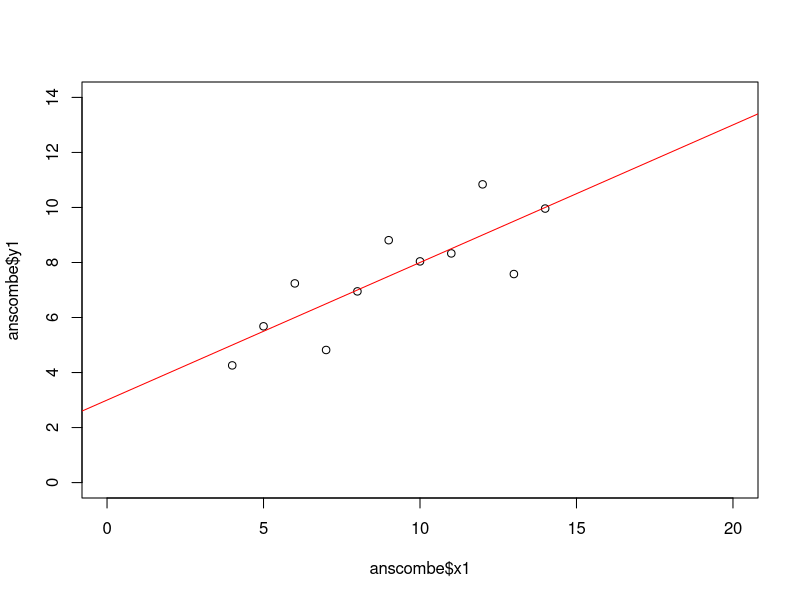
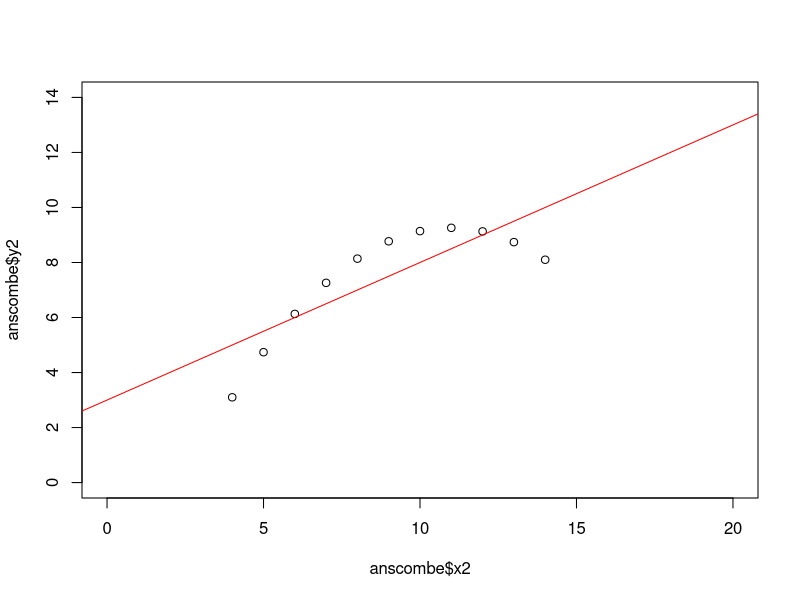
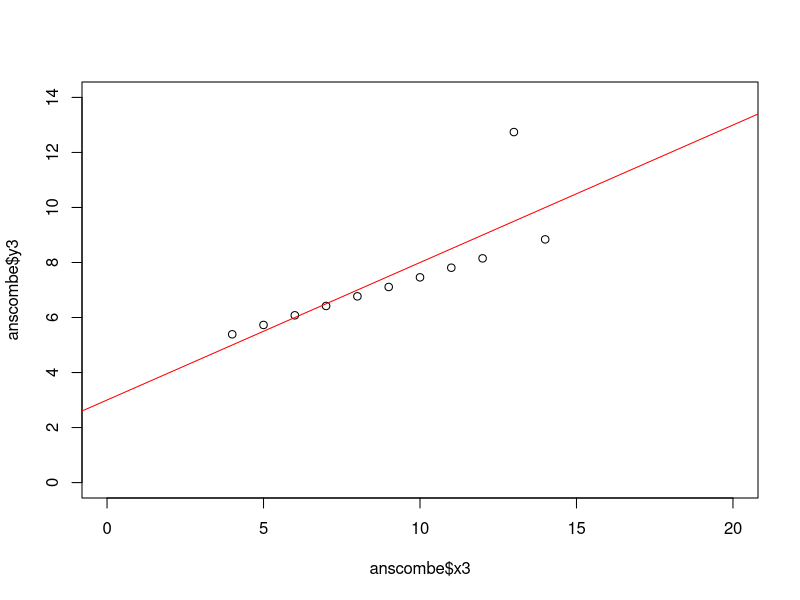
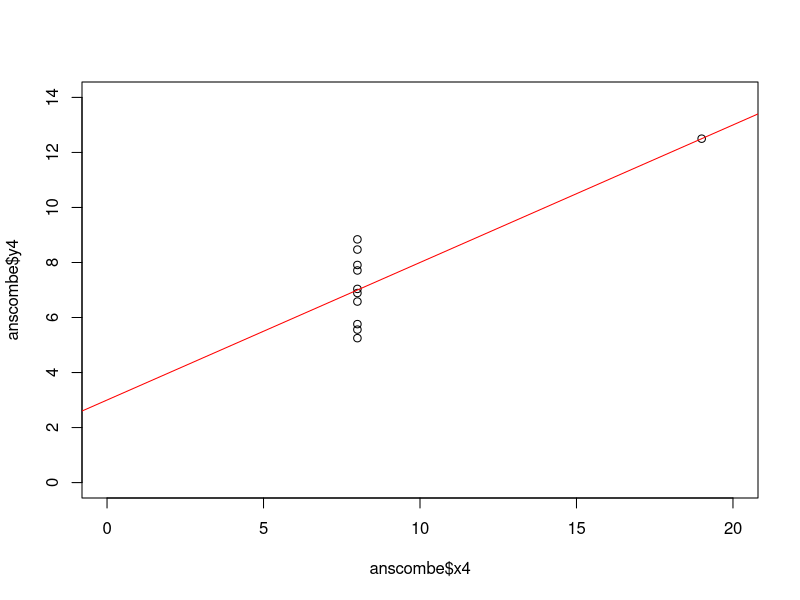

The R script that drew these images, in order:
## ---- chunk 1
setwd("C:/Users/Ashley Rainbow/Desktop/Data Fellowship/data-fellowship/Data Visualisation/Data Viz Exercise")
install.packages("ggplot2")
library(ggplot2)
## ---- chunk 2
data("anscombe")
## ---- chunk 3
summary(anscombe)
## ---- chunk 4
plot(anscombe$x1, anscombe$y1, xlim = c(0, 20), ylim = c(0,14))
abline(lm(anscombe$y1~anscombe$x1), col="red")
## ---- chunk 5
plot(anscombe$x2, anscombe$y2, xlim = c(0, 20), ylim = c(0,14))
abline(lm(anscombe$y2~anscombe$x2), col="red")
## ---- chunk 6
plot(anscombe$x3, anscombe$y3, xlim = c(0, 20), ylim = c(0,14))
abline(lm(anscombe$y3~anscombe$x3), col="red")
## ---- chunk 7
plot(anscombe$x4, anscombe$y4, xlim = c(0, 20), ylim = c(0,14))
abline(lm(anscombe$y4~anscombe$x4), col="red")
